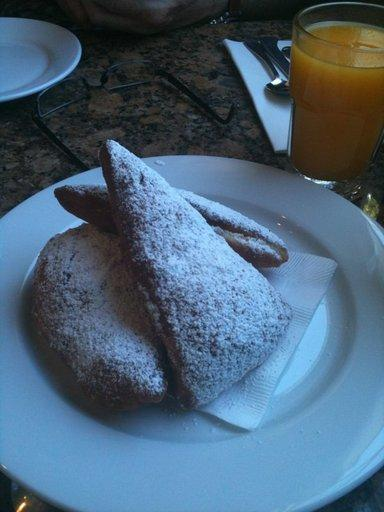
#> input picture dataset/dataset1.jpg, 384 x 512 px; its folder holds only this picture in this run
$ python image_preprocessing_local.py
#> lines starting #> are read from the running program, lines starting #| are printed output that depends on the picture; after the words box and inside, x2 and y2 are one past the last pixel; in counts of white or black regions, pixels touching at a corner belong together
"""Local image preprocessing for Task 1.

Features:
- Uses local `dataset/` folder (no HF/datasets or torch dependency)
- Resize to 224x224, grayscale, gaussian blur, normalize, simple augmentations
- Anomaly filtering: too dark and small object (contour area ratio)
- Exposes `run_with_params` for programmatic use and a CLI.
"""
import os
from pathlib import Path
from PIL import Image, ImageOps, ImageFilter, ImageEnhance
import numpy as np
import cv2
import shutil
import argparse

IMAGE_SIZE = (224, 224)

def is_too_dark(pil_img, threshold=35):
    arr = np.array(pil_img.convert('L'))
    return arr.mean() < threshold

def has_small_object(pil_img, min_ratio=0.03):
    cv_img = cv2.cvtColor(np.array(pil_img.convert('RGB')), cv2.COLOR_RGB2BGR)
    gray = cv2.cvtColor(cv_img, cv2.COLOR_BGR2GRAY)
    _, thresh = cv2.threshold(gray, 0, 255, cv2.THRESH_BINARY + cv2.THRESH_OTSU)
    contours, _ = cv2.findContours(thresh, cv2.RETR_EXTERNAL, cv2.CHAIN_APPROX_SIMPLE)
    if not contours:
        return True
    largest = max(contours, key=cv2.contourArea)
    area = cv2.contourArea(largest)
    img_area = pil_img.width * pil_img.height
    return (area / img_area) < min_ratio

def normalize_uint8(pil_img):
    arr = np.array(pil_img).astype(np.float32)
    arr -= arr.min()
    if arr.max() > 0:
        arr = arr / arr.max() * 255.0
    return Image.fromarray(arr.astype(np.uint8))

def augment(pil_img):
    outs = []
    outs.append(('orig', pil_img.copy()))
    outs.append(('flip_h', ImageOps.mirror(pil_img)))
    outs.append(('rot-10', pil_img.rotate(-10, resample=Image.BILINEAR)))
    outs.append(('rot10', pil_img.rotate(10, resample=Image.BILINEAR)))
    # color jitter via enhance
    enh = ImageEnhance.Brightness(pil_img)
    outs.append(('bright+10', enh.enhance(1.1)))
    return outs

def process_single(img_path, out_dir, save_samples_dir=None, idx=0, params=None):
    pil = Image.open(img_path).convert('RGB')
    pil = pil.resize(IMAGE_SIZE, Image.LANCZOS)
    pil = pil.filter(ImageFilter.GaussianBlur(radius=1))
    pil_gray = pil.convert('L')
    pil_norm = normalize_uint8(pil_gray)

    # anomaly filters
    if params and params.get('filter_dark') and is_too_dark(pil_norm, params.get('min_brightness',35)):
        return []
    if params and params.get('filter_small') and has_small_object(pil, params.get('min_obj_ratio',0.03)):
        return []

    aug = augment(pil_norm)
    saved = []
    stem = Path(img_path).stem
    for tag, img in aug:
        name = f"{stem}_{tag}.png"
        path = Path(out_dir) / name
        img.save(path)
        saved.append(path)

    # save a representative sample
    if save_samples_dir:
        sample_path = Path(save_samples_dir) / f"{stem}_sample.png"
        shutil.copy(saved[0], sample_path)

    return saved

def run_with_params(input_dir='dataset', output_dir='preprocessed', save_samples_dir='submission/samples',
                    filter_dark=True, min_brightness=35, filter_small=True, min_obj_ratio=0.03):
    input_dir = Path(input_dir)
    output_dir = Path(output_dir)
    save_samples_dir = Path(save_samples_dir)
    output_dir.mkdir(parents=True, exist_ok=True)
    save_samples_dir.mkdir(parents=True, exist_ok=True)

    all_images = sorted([p for p in input_dir.iterdir() if p.suffix.lower() in ('.jpg','.jpeg','.png')])
    if not all_images:
        print('No images found in', input_dir)
        return []

    params = {'filter_dark':filter_dark, 'min_brightness':min_brightness, 'filter_small':filter_small, 'min_obj_ratio':min_obj_ratio}
    saved_files = []
    for i,p in enumerate(all_images):
        res = process_single(p, output_dir, save_samples_dir, i, params)
        saved_files.extend(res)

    print(f"Processed {len(all_images)} inputs; saved {len(saved_files)} output images in {output_dir}")
    return saved_files

def main():
    parser = argparse.ArgumentParser()
    parser.add_argument('--input-dir', default='dataset')
    parser.add_argument('--output-dir', default='preprocessed')
    parser.add_argument('--save-samples', default='submission/samples')
    parser.add_argument('--no-filter-dark', dest='filter_dark', action='store_false')
    parser.add_argument('--no-filter-small', dest='filter_small', action='store_false')
    args = parser.parse_args()

    run_with_params(input_dir=args.input_dir, output_dir=args.output_dir, save_samples_dir=args.save_samples,
                    filter_dark=args.filter_dark, filter_small=args.filter_small)
#> in process_single, pil is the input picture: PIL image 384x512 RGB; mean R, G, B 74.4, 98.6, 119.1
#> in process_single, `pil = pil.resize(IMAGE_SIZE, Image.LANCZOS)`:
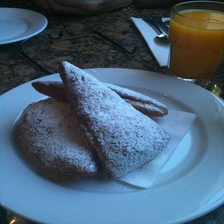
#> pil: PIL image 224x224 RGB; mean R, G, B 74.4, 98.6, 119.1
#> in process_single, `pil = pil.filter(ImageFilter.GaussianBlur(radius=1))`:
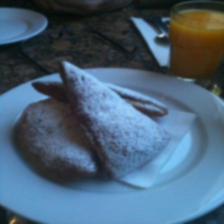
#> pil: PIL image 224x224 RGB; mean R, G, B 74, 98.2, 118.7
#> in process_single, `pil_gray = pil.convert('L')`:
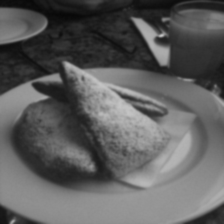
#> pil_gray: PIL image 224x224 L; min 7, max 196, mean 93.3
#> in normalize_uint8, `arr = arr / arr.max() * 255.0`:
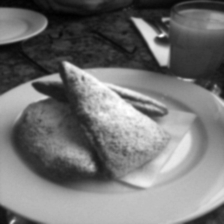
#> arr: shape (224, 224) float32; min 0, max 255, mean 116.5
#> in has_small_object, `cv_img = cv2.cvtColor(np.array(pil_img.convert('RGB')), cv2.COLOR_RGB2..`:
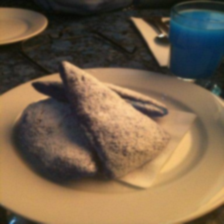
#> cv_img: shape (224, 224, 3); mean R, G, B 118.7, 98.2, 74
#> in has_small_object, `_, thresh = cv2.threshold(gray, 0, 255, cv2.THRESH_BINARY + cv2.THRESH..`:
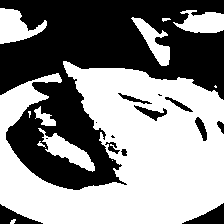
#> thresh: shape (224, 224); 54.2% white; 14 black regions (4 under 20 px)
#> in has_small_object, `contours, _ = cv2.findContours(thresh, cv2.RETR_EXTERNAL, cv2.CHAIN_AP..`: contours = 12 contours, 6 with area under 20; largest, box (x1, y1, x2, y2) and area: (0, 61, 224, 224) 23668, (0, 8, 47, 44) 866, (38, 128, 95, 172) 800, (173, 10, 224, 33) 732, (131, 17, 170, 66) 640, (34, 106, 56, 126) 164
#> in has_small_object, `largest = max(contours, key=cv2.contourArea)`: largest = contour of 451 points, box (x1, y1, x2, y2) (0, 61, 224, 224), area 23668
#> in has_small_object, `area = cv2.contourArea(largest)`: area = 23668
#> in augment, `outs = []`: outs = []
#> in process_single, `aug = augment(pil_norm)`: aug = 5 items
#> the loop in process_single, `for tag, img in aug:` made 5 passes
#> (tag, name) on passes 1 to 5: ('orig', 'dataset1_orig.png'), ('flip_h', 'dataset1_flip_h.png'), ('rot-10', 'dataset1_rot-10.png'), ('rot10', 'dataset1_rot10.png'), ('bright+10', 'dataset1_bright+10.png')
#> pass 2, in process_single, `img.save(path)`:
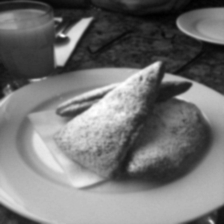
#> saved as dataset1_flip_h.png: PIL image 224x224 L; min 0, max 255, mean 116
#| Processed 1 inputs; saved 5 output images in preprocessed

if __name__ == '__main__':
    main()

$ run again, on dataset/dataset5.jpg
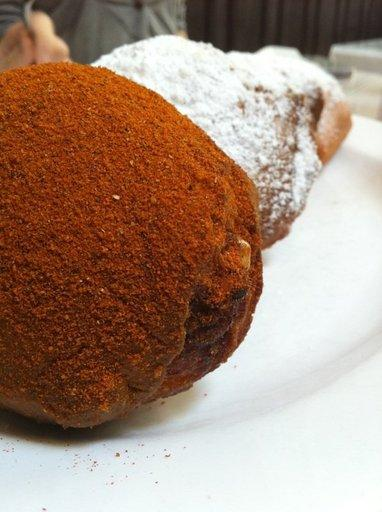
#> input picture dataset/dataset5.jpg, 382 x 512 px
#> in process_single, pil is the input picture: PIL image 382x512 RGB; mean R, G, B 165.7, 138.4, 122.1
#> in has_small_object, `_, thresh = cv2.threshold(gray, 0, 255, cv2.THRESH_BINARY + cv2.THRESH..`:
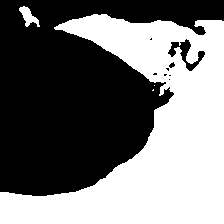
#> thresh: shape (224, 224); 46.5% white; 4 white regions (2 under 20 px)
#> contours = 4 contours, 2 with area under 20; largest, box (x1, y1, x2, y2) and area: (0, 14, 224, 224) 23030, (19, 6, 40, 27) 174
#> largest = contour of 273 points, box (x1, y1, x2, y2) (0, 14, 224, 224), area 23030
#> area = 23029.5
#> outs = []
#> aug = 5 items
#> the loop in process_single, `for tag, img in aug:` made 5 passes
#> (tag, name) on passes 1 to 5: ('orig', 'dataset5_orig.png'), ('flip_h', 'dataset5_flip_h.png'), ('rot-10', 'dataset5_rot-10.png'), ('rot10', 'dataset5_rot10.png'), ('bright+10', 'dataset5_bright+10.png')
#> pass 2, in process_single, `img.save(path)`:
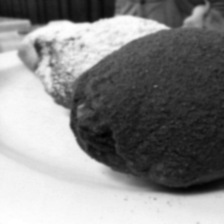
#> saved as dataset5_flip_h.png: PIL image 224x224 L; min 0, max 255, mean 134.9
#| Processed 1 inputs; saved 5 output images in preprocessed

$ run again, on dataset/dataset3.jpg
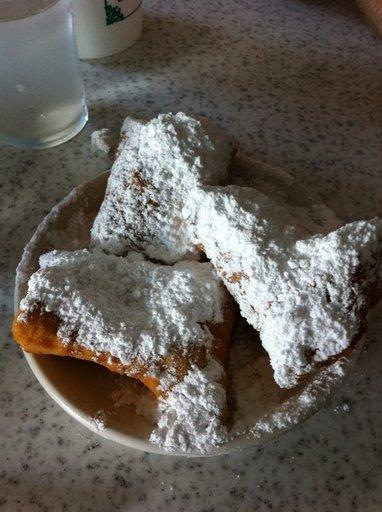
#> input picture dataset/dataset3.jpg, 382 x 512 px
#> in process_single, pil is the input picture: PIL image 382x512 RGB; mean R, G, B 97.4, 91.9, 85.5
#> thresh: shape (224, 224); 24.5% white; 27 white regions (13 under 20 px)
#> contours = 27 contours, 19 with area under 20; largest, box (x1, y1, x2, y2) and area: (34, 50, 209, 169) 7742, (12, 149, 129, 200) 1870, (0, 0, 58, 30) 1012, (27, 36, 52, 64) 326, (8, 110, 44, 146) 322, (53, 36, 79, 43) 53, (54, 57, 62, 66) 40, (102, 49, 114, 59) 40
#> largest = contour of 548 points, box (x1, y1, x2, y2) (34, 50, 209, 169), area 7742
#> area = 7742.5
#> outs = []
#> aug = 5 items
#> the loop in process_single, `for tag, img in aug:` made 5 passes
#> (tag, name) on passes 1 to 5: ('orig', 'dataset3_orig.png'), ('flip_h', 'dataset3_flip_h.png'), ('rot-10', 'dataset3_rot-10.png'), ('rot10', 'dataset3_rot10.png'), ('bright+10', 'dataset3_bright+10.png')
#> pass 2, in process_single, `img.save(path)`:
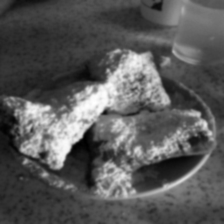
#> saved as dataset3_flip_h.png: PIL image 224x224 L; min 0, max 255, mean 88.4
#| Processed 1 inputs; saved 5 output images in preprocessed
